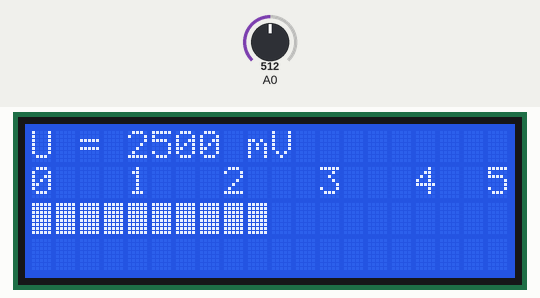
Bench run of a sketch on a simulated Arduino Uno, built with avr-gcc and run on an emulated ATmega328P. Shown: 20×4 character LCD. The inputs (shaded band) are chosen by the test bench; at power-on: A0 = 512. What the sketch prints to the serial monitor is not drawn.

Above: at 1.3 s.
1.4 s: A0 set to 221
At 2.3 s:
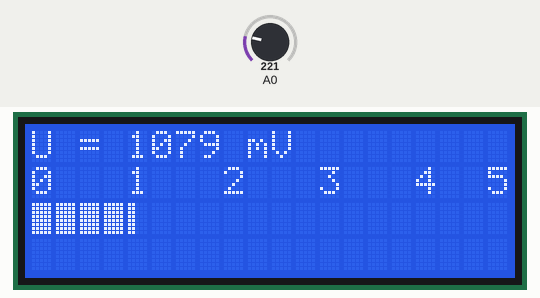
2.9 s: A0 set to 196
At 3.4 s:
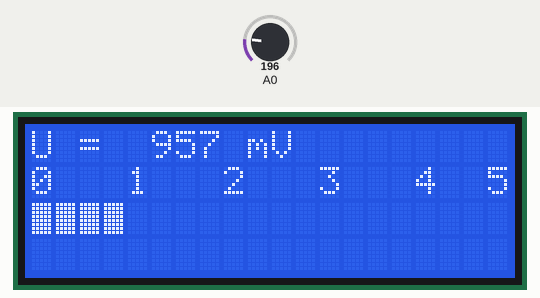
4.4 s: A0 set to 23
At 5.7 s:
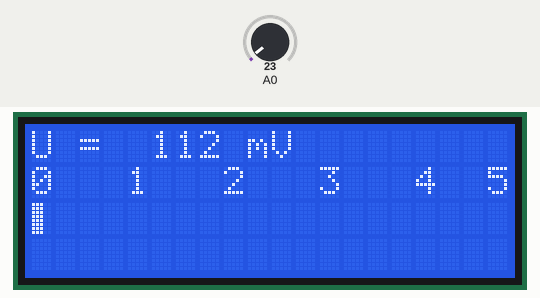
6.0 s: A0 set to 19
At 7.2 s:
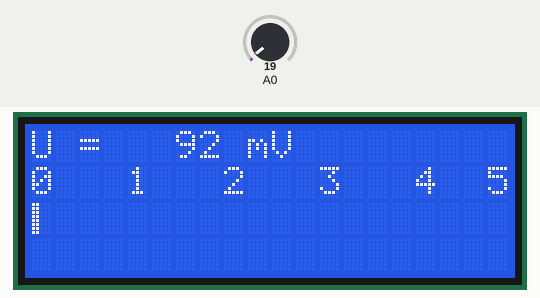
7.6 s: A0 set to 0
At 8.5 s:
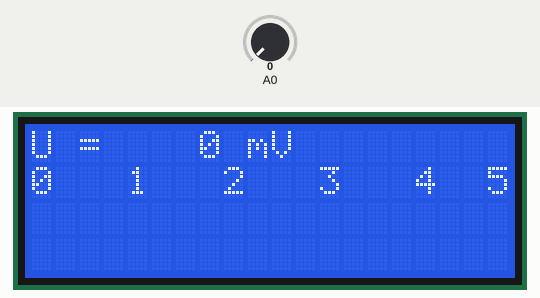
9.2 s: A0 set to 31
At 9.7 s:
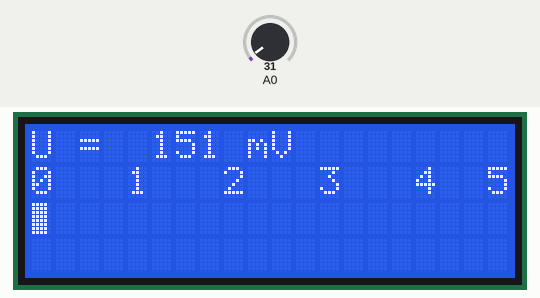
Timing chart, 0 to 11.7 s (numbered marks = the images above; inputs shaded):
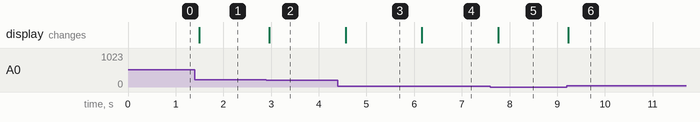

Measured:
- the behaviour switches between 205 and 204 on A0 (found by bisection; images 1 and 2)
- the behaviour switches between 21 and 20 on A0 (found by bisection; images 3 and 4)
- after the input at 1.4 s, the display: changes after 0.09 s (image 1)
- after the input at 2.9 s, the display: changes after 0.06 s (image 2)
- after the input at 4.4 s, the display: changes after 0.16 s (image 3)
- after the input at 6.0 s, the display: changes after 0.16 s (image 4)
- after the input at 7.6 s, the display: changes after 0.17 s (image 5)
- after the input at 9.2 s, the display: changes at once (image 6)

The sketch:

voltmeter.ino
```cpp
#include <Wire.h>
#include <LCD.h>
#include <LiquidCrystal_I2C.h>

// Init LCD
#define LCD_I2C_ADDR  0x27
#define BACKLIGHT     3
#define LCD_EN        2
#define LCD_RW        1
#define LCD_RS        0
#define LCD_D4        4
#define LCD_D5        5
#define LCD_D6        6
#define LCD_D7        7

// Объект для работы с дисплеем
LiquidCrystal_I2C lcd(LCD_I2C_ADDR,
                      LCD_EN,
                      LCD_RW,
                      LCD_RS,
                      LCD_D4,
                      LCD_D5,
                      LCD_D6,
                      LCD_D7);

// Массив символов для шкалы
const uint8_t charBitmap[][8] = {
 { 0x10, 0x10, 0x10, 0x10, 0x10, 0x10, 0x10, 0x10 },
 { 0x18, 0x18, 0x18, 0x18, 0x18, 0x18, 0x18, 0x18 },
 { 0x1c, 0x1c, 0x1c, 0x1c, 0x1c, 0x1c, 0x1c, 0x1c },
 { 0x1e, 0x1e, 0x1e, 0x1e, 0x1e, 0x1e, 0x1e, 0x1e },
 { 0x1f, 0x1f, 0x1f, 0x1f, 0x1f, 0x1f, 0x1f, 0x1f }
};

// Настройка
void setup() {
// Создание символов из массива
int charBitmapSize = (sizeof(charBitmap ) / sizeof (charBitmap[0]));
// Последовательный порт
Serial.begin(9600);
// Аналоговый вход
pinMode(A0,INPUT);
// Запись созданных символов в дисплей
lcd.begin(20,4);

   for ( int i = 0; i < charBitmapSize; i++ )
   {
      lcd.createChar ( i, (uint8_t *)charBitmap[i] );
   }

// Настройка подсветки
lcd.setBacklightPin(BACKLIGHT,POSITIVE);
lcd.setBacklight(HIGH);
// Подготовка надписей
lcd.clear();
lcd.setCursor(0,1);
lcd.print("0   1   2   3   4  5");

}

// Основной код
void loop() {
  // Переменные
  char A0str[20]="" ;
  char str4[20]="" ;
  int A0val;
  float barl;
  // Считывание значения напряжения
  A0val=analogRead(A0);
  // Расчет напряжения и вывод на первую строку
  lcd.home();
  lcd.setCursor(0,0);
  sprintf(A0str, "U = %4d mV", int(A0val*4.883));
  lcd.print(A0str);
  // И в последовательный порт
  Serial.println(A0str);
  // Формирования полоски.
  lcd.setCursor(0,2);
  // Количество закрашенных мест
  barl = 20.0/1024.0*float(A0val);
  // Вывод
  for ( int i = 0; i < int(barl); i++ )
  {
    lcd.print(char(4));
  }
  // Определение и вывод
  // конца полоски
  int tmp = int(A0val*4.883) % 250;
  int partchar = tmp / 50;
  if (partchar > 0) {
  lcd.print(char(partchar));
  } else {
    lcd.print(" ");
  }
  // И добивание пробелами хвоста
  for ( int j = barl+2; j < 21; j++ )
  {
    lcd.print(" ");
  }
  // Задержка переде следующим замером
  delay(100);
}
```
